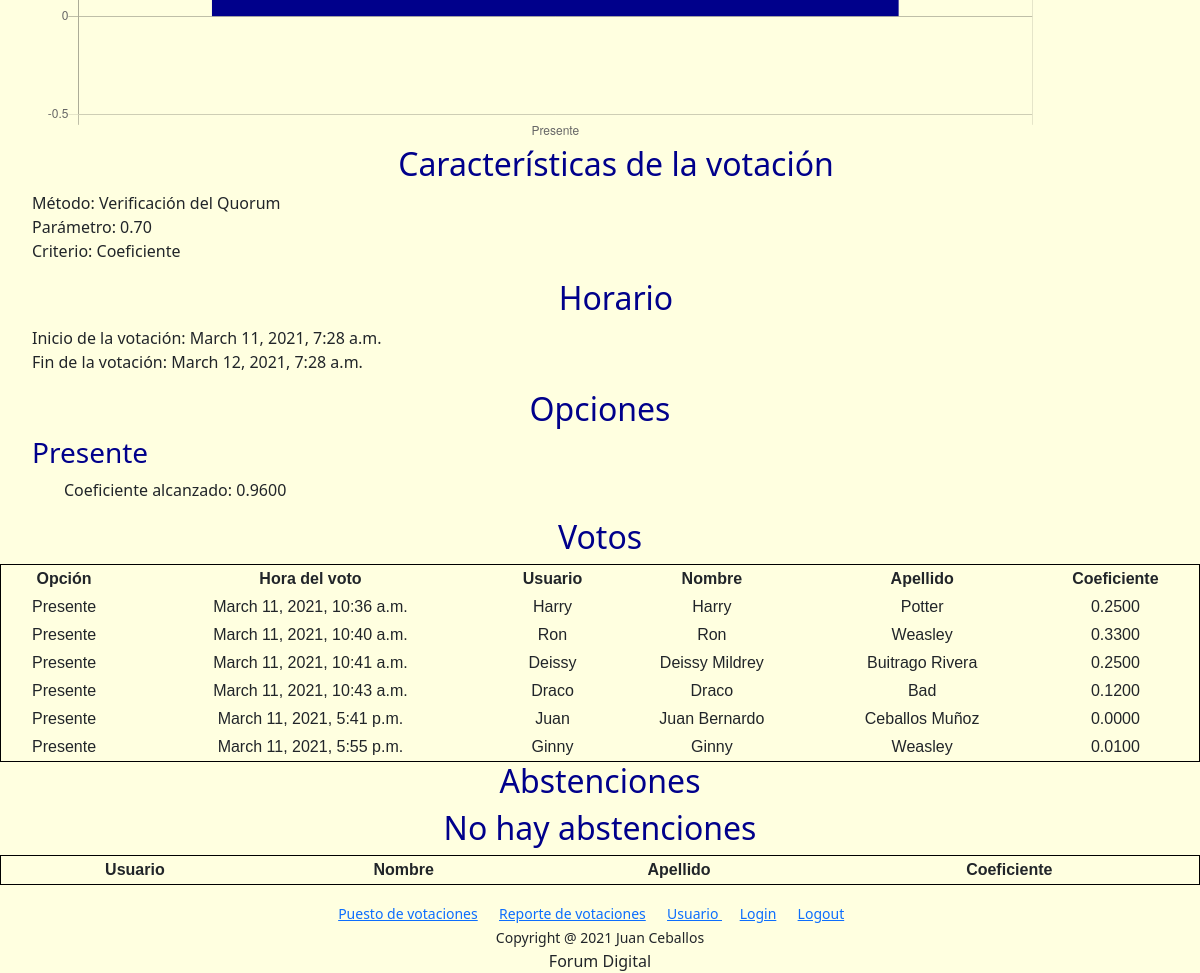
Page /poll/4 (signed in, lower part) on the earlier database version.
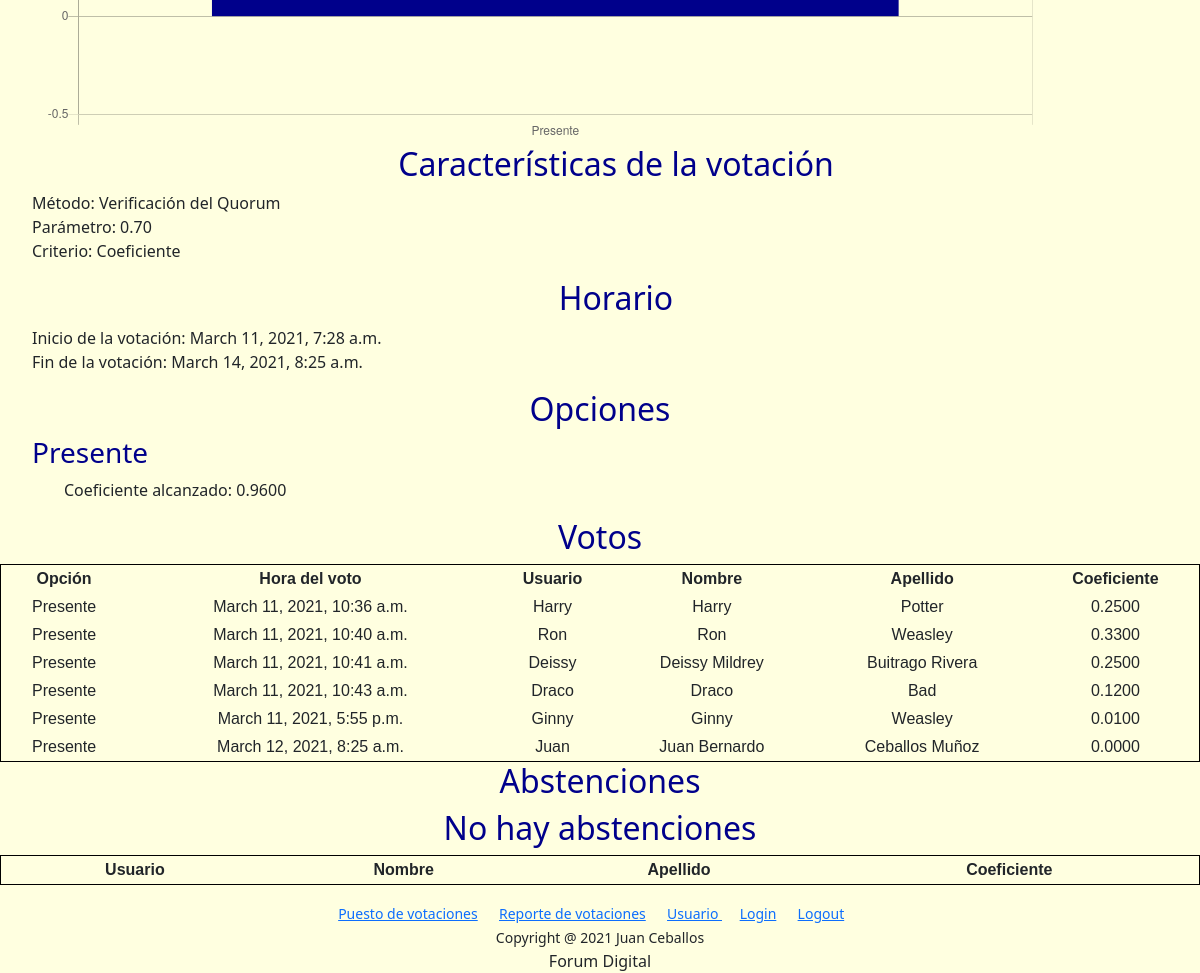
Same page on the later database version.
### poll/models.py (models this page shows, shortened)
class Poll(models.Model):
    class Method(models.TextChoices):
        MAYORIA_CALIFICADA = 'Mayoria Calificada'
        MAYORIA_SIMPLE = 'Mayoría Simple'
        VERIFICA_QUORUM = 'Verificación del Quorum'
    class Criteria(models.TextChoices):
        INDIVIDUAL = 'Individual'
        COEFICIENT = 'Coeficiente'
        SHARES = 'Acciones'
    question = models.CharField(max_length=127)
    method = models.CharField(max_length=23, choices=Method.choices, default=Method.MAYORIA_CALIFICADA)
    parameter = models.DecimalField(max_digits=2, decimal_places=2,default=0.70)
    criteria = models.CharField(max_length=11, choices=Criteria.choices, default=Criteria.COEFICIENT)
    max_voters = models.IntegerField(default=0)
    max_shares = models.IntegerField(default=0)
    start_time = models.DateTimeField()
    end_time = models.DateTimeField()

class Option(models.Model):
    poll = models.ForeignKey(Poll, on_delete=models.CASCADE, related_name="poll")
    answer = models.CharField(max_length=127)
    coeficient = models.DecimalField(max_digits=4, decimal_places=4, default=0.0)
    votes = models.IntegerField(default=0)
    shares = models.IntegerField(default=0)

class Vote(models.Model):
    poll = models.ForeignKey(Poll, on_delete=models.CASCADE, related_name="questions")
    option = models.ForeignKey(Option, on_delete=models.CASCADE, related_name="choices")
    voter = models.ForeignKey(User, on_delete=models.CASCADE, related_name="votes")
    vote_time = models.DateTimeField()

### users/models.py (models this page shows, shortened)
class Profile(models.Model):
    user = models.OneToOneField(User, on_delete=models.CASCADE)
    shares = models.IntegerField(default=0)
    coeficient = models.DecimalField(max_digits=4, decimal_places=4, default=0)
    document = models.IntegerField(default=0)

### poll/views.py (the view)
# urls.py: path("<int:poll_id>", views.poll_view, name="poll")
def poll_view(request, poll_id):
    if request.user.is_authenticated:
        labels = []
        data_coeficient = []
        data_shares = []
        data_votes = []
        options = Option.objects.filter(poll=poll_id)
        for option in options :
            labels.append(option.answer)
            data_coeficient.append(float(option.coeficient))
            data_shares.append(option.shares)
            data_votes.append(option.votes)
        no_voters = User.objects.all()
        voted = []
        for vot in no_voters:
            if Vote.objects.filter(poll=poll_id,voter=vot).exists():
                voted.append(vot.id)
        return render(request, "poll/poll.html", {
            "poll": Poll.objects.get(pk=poll_id),
            "options": options,
            "votes": Vote.objects.filter(poll=poll_id).order_by('option'),
            "no_voters": no_voters.exclude(id__in=voted).order_by('first_name'),
            'labels': labels[:8],
            'data_coeficient': data_coeficient[:8],
            'data_shares': data_shares[:8],
            'data_votes': data_votes[:8],
            'colors': [ 'red', 'blue','yellow','green','orange','purple','white',"black"]
        })
    else:
        return HttpResponseRedirect(reverse("login"))

### poll/templates/poll/poll.html (shortened to what this page needs)
{% extends "poll/layout.html" %}
{% block body %}
    {% if poll.criteria == "Coeficiente" %}
        <div class ="container">
                <script>
                    var ctx = document.getElementById('pieChart').getContext('2d');
                    var myChart = new Chart(ctx, {
                        type: 'pie',// bar, horizontalBar, pie, line, doughnut, radar, polarArea
                        data: {
                            labels: {{labels|safe}},
                            datasets: [{
                                data: {{data_coeficient|safe}},
                                backgroundColor: {{colors|safe}}
                            }]
                        },
                        options: {
                            title: {
                                display: true,
                                text: 'Gráfico de torta para la pregunta: {{ poll.question }} usando el {{ poll.criteria }} como criterio decisorio'
                            },
                            legend: {
                                disblay: true,
                                position: 'right',
                                labels: {
                                    fontColor: '#000'
                                }
                            }
                        }
                    });
                </script>
            <div>
                <canvas id="BarChart"></canvas>
                <script>
                    var ctx = document.getElementById('BarChart').getContext('2d');
                    var myChart = new Chart(ctx, {
                        type: 'bar',// bar, horizontalBar, pie, line, doughnut, radar, polarArea
                        data: {
                            labels: {{labels|safe}},
                            datasets: [{
                                label: 'Coeficiente',
                                data: {{data_coeficient|safe}},
                                backgroundColor: 'darkblue'
                            }]
                        },
                        options: {
                            title: {
                                display: true,
                                text: 'Gráfico de barras para la pregunta: {{ poll.question }} usando el {{ poll.criteria }} como criterio decisorio'
                            },
                            legend: {
                                disblay: true,
                                position: 'right',
                                labels: {
                                    fontColor: '#000'
                                }
                            }
                        }
                    });
                </script>
            </div>
        </div>
    {% endif %}
    <ul>
        <h2>Características de la votación</h2>
        Método: {{ poll.method }}<br>
        Parámetro: {{ poll.parameter }}<br>
        Criterio: {{ poll.criteria }}<br>
        <h2>Horario</h2>
        Inicio de la votación: {{ poll.start_time }}<br>
        Fin de la votación: {{ poll.end_time }}<br>
    </ul>
    <h2>Opciones</h2>
    <ul>
        {% for option in options %}
            <h3>
                {{ option.answer }}
            </h3>
            <ul>
                {% if poll.criteria == "Coeficiente" %}
                    Coeficiente alcanzado: {{ option.coeficient }}<br>
                {% endif %}
            </ul>
            {% empty %}
                <p>No hay opciones</p>
        {% endfor %}
    </ul>
    <h2>Votos</h2>
    <table>
        <thead>
            <th>Opción</th>
            <th>Hora del voto</th>
            <th>Usuario</th>
            <th>Nombre</th>
            <th>Apellido</th>
            {% if poll.criteria == "Coeficiente" %}
                <th>Coeficiente</th>
            {% endif %}
        </thead>
        <tbody>
            {% for vote in votes %}
                <tr>
                    <td>{{ vote.option.answer }}</td>
                    <td>{{ vote.vote_time }}</td>
                    <td>{{ vote.voter }}</td>
                    <td>{{ vote.voter.first_name }} </td>
                    <td>{{ vote.voter.last_name }}</td>
                    {% if poll.criteria == "Coeficiente" %}
                        <td>{{ vote.voter.profile.coeficient }}</td>
                    {% endif %}
                </tr>
                {% empty %}
                <h2>No hay votos</h2>
            {% endfor %}
        </tbody>
    </table>
    <h2>Abstenciones</h2>
    <table>
        <thead>
            <th>Usuario</th>
            <th>Nombre</th>
            <th>Apellido</th>
            {% if poll.criteria == "Coeficiente" %}
                <th>Coeficiente</th>
            {% endif %}
        </thead>
        <tbody>
            {% for vote in no_voters %}
                <tr>
                    <td>{{ vote }}</td>
                    <td>{{ vote.first_name }} </td>
                    <td>{{ vote.last_name }}</td>
                    {% if poll.criteria == "Coeficiente" %}
                        <td>{{ vote.profile.coeficient }}</td>
                    {% endif %}
                    {% if poll.criteria == "Acciones" %}
                        <td>{{ vote.profile.shares }}</td>
                    {% endif %}
                </tr>
                {% empty %}
                <h2>No hay abstenciones</h2>
            {% endfor %}
        </tbody>
    </table>
{% endblock %}

### poll/templates/poll/layout.html (shortened to what this page needs)
<!DOCTYPE html>
<html lang="es">
    <head>
        {% load static %}
        <link rel="stylesheet" type="text/css" href="{% static 'poll/styles.css' %}">
        <link href="https://cdn.jsdelivr.net/npm/bootstrap@5.0.0-beta2/dist/css/bootstrap.min.css" rel="stylesheet">
    </head>
    <body>
        {% block body %}
        {% endblock %}
		<div class="footer">
			<small>
                <a href="{% url 'votar' %}">Puesto de votaciones</a> &emsp;
				<a href="{% url 'index' %}">Reporte de votaciones</a> &emsp;
                <a href="{% url 'users' %}"> Usuario </a> &emsp;
                <a href="{% url 'login' %}"> Login</a> &emsp;
				<a href="{% url 'logout' %}"> Logout</a> &emsp;
            </small>
		</div>
		<div class="footer">
			<small>
                    Copyright @ 2021 Juan Ceballos
            </small>
		</div>
        <div class="footer">
			Forum Digital
		</div>
    </body>
</html>

### poll/static/poll/styles.css (style rules this page uses)
h1, h2 { color: darkblue; text-align: center; }
h3 { color: darkblue; }
table { border: 1px solid black; border-collapse: collapse; text-align: center; font-family : Arial, sans-serif; width: 100%; }
td, th { border: 1px solid darkblue; font-family : Arial, sans-serif; padding: 2px; }
.footer { text-align: center; }
@media (min-width: 600px) { body { background-color: lightyellow; } }

### poll/templates/poll/layout.html (style rules this page uses)
body { background: lightyellow !important; }

Differences in the rows shown:
removed Vote: option.answer "Presente", vote_time "March 11, 2021, 5:41 p.m.", voter "Juan", voter.first_name "Juan Bernardo", voter.last_name "Ceballos Muñoz", voter.profile.coeficient "0.0000"
changed Poll "Verificación del Quorum": end_time "March 12, 2021, 7:28 a.m." → "March 14, 2021, 8:25 a.m."
added Vote: option.answer "Presente", vote_time "March 12, 2021, 8:25 a.m.", voter "Juan", voter.first_name "Juan Bernardo", voter.last_name "Ceballos Muñoz", voter.profile.coeficient "0.0000"
